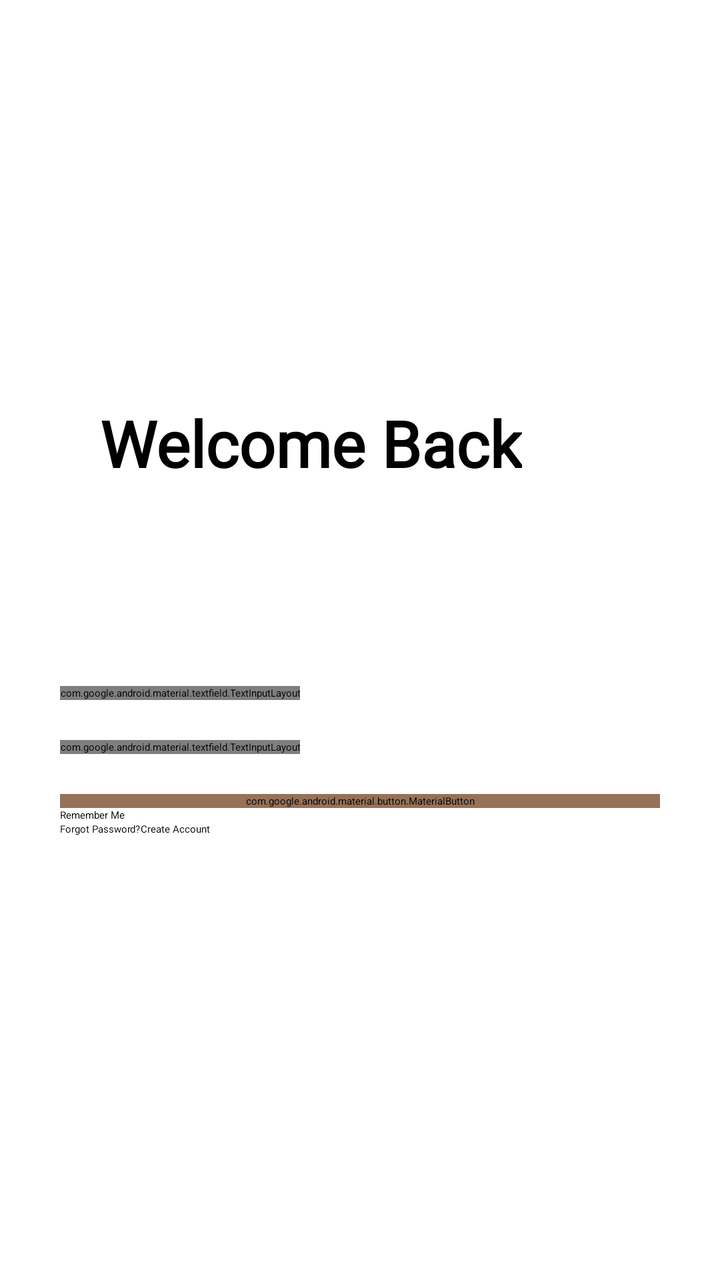
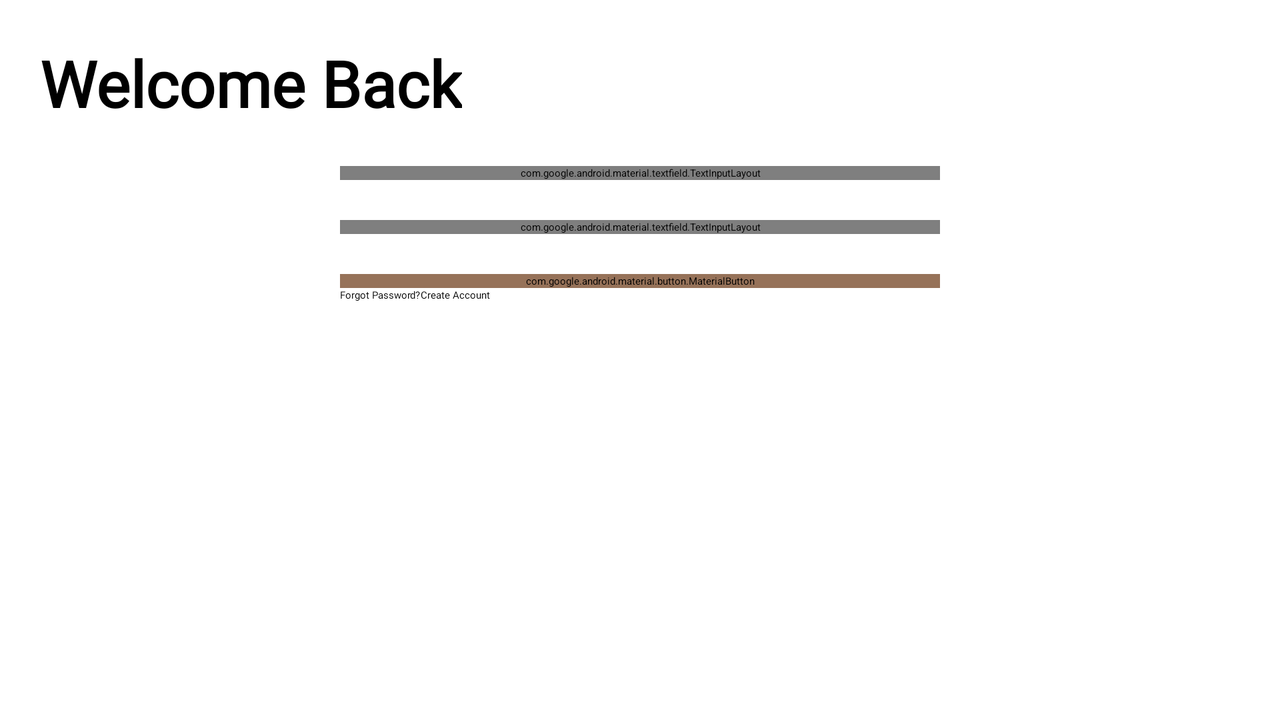

Compare how this app lays out the same screen by default and in its alternative resource folder. The renders come first, then the two layout files and the values they reference.
<!-- AndroidManifest.xml: application theme Theme.Coffeeshop -->
<!-- res/layout/activity_login.xml -->
<?xml version="1.0" encoding="utf-8"?>
<androidx.constraintlayout.widget.ConstraintLayout xmlns:android="http://schemas.android.com/apk/res/android"
    xmlns:app="http://schemas.android.com/apk/res-auto"
    xmlns:tools="http://schemas.android.com/tools"
    android:id="@+id/main"
    android:layout_width="match_parent"
    android:layout_height="match_parent"
    android:orientation="vertical"
    tools:context=".Common.Login">

    <ImageView
        android:id="@+id/imageView2"
        android:layout_width="0dp"
        android:layout_height="0dp"
        android:scaleType="centerCrop"
        app:layout_constraintBottom_toBottomOf="parent"
        app:layout_constraintEnd_toEndOf="parent"
        app:layout_constraintStart_toStartOf="parent"
        app:layout_constraintTop_toTopOf="parent"
        app:srcCompat="@drawable/login_bg" />

    <LinearLayout
        android:layout_width="wrap_content"
        android:layout_height="match_parent"
        android:orientation="vertical"
        app:layout_constraintBottom_toBottomOf="parent"
        app:layout_constraintEnd_toEndOf="parent"
        app:layout_constraintStart_toStartOf="parent"
        app:layout_constraintTop_toTopOf="parent">

        <TextView
            android:layout_width="wrap_content"
            android:layout_height="wrap_content"
            android:layout_marginLeft="20dp"
            android:layout_marginTop="200dp"
            android:fontFamily="@font/roboto"
            android:text="Welcome Back"
            android:textSize="32sp"
            android:textStyle="bold" />


        <RelativeLayout
            android:layout_width="wrap_content"
            android:layout_height="wrap_content"
            android:layout_gravity="center_horizontal"
            android:layout_marginTop="100dp"
            android:background="#00FFFFFF"
            android:gravity="center_horizontal">

            <com.google.android.material.textfield.TextInputLayout
                android:id="@+id/username"
                style="@style/textInputStyle"
                android:layout_width="wrap_content"
                android:layout_height="wrap_content"
                android:layout_marginBottom="20dp"
                android:hint="Username"
                app:boxBackgroundMode="outline"
                app:boxCornerRadiusBottomEnd="20dp"
                app:boxCornerRadiusBottomStart="20dp"
                app:boxCornerRadiusTopEnd="20dp"
                app:boxCornerRadiusTopStart="20dp">

                <com.google.android.material.textfield.TextInputEditText
                    android:id="@+id/usernameEdit"
                    android:layout_width="300dp"
                    android:layout_height="wrap_content"
                    android:elevation="2dp"
                    android:fontFamily="@font/roboto"
                    android:textColor="#000000" />


            </com.google.android.material.textfield.TextInputLayout>

            <com.google.android.material.textfield.TextInputLayout
                android:id="@+id/password"
                style="@style/textInputStyle"
                android:layout_width="wrap_content"
                android:layout_height="wrap_content"
                android:layout_below="@id/username"
                android:layout_marginBottom="20dp"
                android:hint="@string/password"
                app:boxBackgroundMode="outline"
                app:boxCornerRadiusBottomEnd="20dp"
                app:boxCornerRadiusBottomStart="20dp"
                app:boxCornerRadiusTopEnd="20dp"
                app:boxCornerRadiusTopStart="20dp"
                app:passwordToggleEnabled="true"
                app:passwordToggleTint="#FF4747">

                <com.google.android.material.textfield.TextInputEditText
                    android:id="@+id/passwordEdit"
                    android:layout_width="300dp"
                    android:layout_height="wrap_content"
                    android:elevation="2dp"
                    android:fontFamily="@font/roboto"
                    android:inputType="textPassword"
                    android:textColor="#000000" />


            </com.google.android.material.textfield.TextInputLayout>

            <com.google.android.material.button.MaterialButton
                android:id="@+id/buttonregister"
                style="@style/CustomButtonStyle3"
                android:layout_width="300dp"
                android:layout_height="wrap_content"
                android:layout_below="@id/password"
                android:layout_gravity="center_horizontal"
                android:layout_weight="1"
                android:elevation="8dp"
                android:fontFamily="@font/roboto"
                android:text="@string/login" />

            <CheckBox
                android:id="@+id/rememberMe"
                android:layout_width="wrap_content"
                android:layout_height="wrap_content"
                android:layout_below="@id/buttonregister"
                android:text="Remember Me" />

            <LinearLayout
                android:layout_width="wrap_content"
                android:layout_height="wrap_content"
                android:layout_below="@id/rememberMe">

                <Button
                    android:id="@+id/buttonforgot"
                    style="@style/CustomButtonStyle2"
                    android:layout_width="wrap_content"
                    android:layout_height="wrap_content"
                    android:fontFamily="@font/roboto"
                    android:text="@string/forgotPassword" />

                <Button
                    android:id="@+id/buttoncreateaccount"
                    style="@style/CustomButtonStyle2"
                    android:layout_width="wrap_content"
                    android:layout_height="wrap_content"
                    android:fontFamily="@font/roboto"
                    android:text="@string/createAccount" />

            </LinearLayout>

            <RelativeLayout
                android:id="@+id/loading_layout"
                android:layout_width="wrap_content"
                android:layout_height="wrap_content"
                android:layout_centerInParent="true"
                android:background="@drawable/white_circle"
                android:backgroundTint="@color/colorPrimary"
                android:padding="20dp">

                <ProgressBar
                    android:layout_width="30dp"
                    android:layout_height="30dp" />


            </RelativeLayout>

        </RelativeLayout>


    </LinearLayout>


</androidx.constraintlayout.widget.ConstraintLayout>
<!-- resources referenced by this layout -->
<resources>
  <color name="colorPrimary">#967259</color>
  <string name="createAccount">Create Account</string>
  <string name="forgotPassword">Forgot Password?</string>
  <string name="login">Login</string>
  <string name="password">Password</string>
  <style name="CustomButtonStyle2" parent="Widget.Material3.Button">
          <item name="android:textColor">@color/black</item>
          <item name="android:backgroundTint">#00FFFFFF</item>
      </style>
  <style name="CustomButtonStyle3" parent="Widget.Material3.Button">
          <item name="android:textColor">@color/black</item>
          <item name="android:backgroundTint">@color/colorPrimary</item>
      </style>
  <style name="textInputStyle" parent="Widget.MaterialComponents.TextInputLayout.OutlinedBox">
          <item name="boxBackgroundColor">@color/white</item>
  
      </style>
  <color name="black">#FF000000</color>
  <color name="white">#FFFFFFFF</color>
</resources>
<!-- res/layout-land/activity_login.xml (the repository's variant of the layout above) -->
<!-- drawn on the phone turned sideways -->
<?xml version="1.0" encoding="utf-8"?>
<androidx.constraintlayout.widget.ConstraintLayout xmlns:android="http://schemas.android.com/apk/res/android"
    xmlns:app="http://schemas.android.com/apk/res-auto"
    xmlns:tools="http://schemas.android.com/tools"
    android:id="@+id/main"
    android:layout_width="match_parent"
    android:layout_height="match_parent"
    android:orientation="vertical"
    tools:context=".Common.Login">

    <ImageView
        android:layout_width="0dp"
        android:layout_height="0dp"
        android:scaleType="centerCrop"
        android:src="@drawable/login_bg"
        app:layout_constraintBottom_toBottomOf="parent"
        app:layout_constraintEnd_toEndOf="parent"
        app:layout_constraintStart_toStartOf="parent"
        app:layout_constraintTop_toTopOf="parent" />

    <ScrollView
        android:id="@+id/scrollView2"
        android:layout_width="match_parent"
        android:layout_height="match_parent"
        app:layout_constraintBottom_toBottomOf="parent"
        app:layout_constraintEnd_toEndOf="parent"
        app:layout_constraintStart_toStartOf="parent"
        app:layout_constraintTop_toTopOf="parent">

        <RelativeLayout
            android:layout_width="match_parent"
            android:layout_height="wrap_content">


            <LinearLayout
                style="@style/bgOpacity"
                android:layout_width="match_parent"
                android:layout_height="match_parent"
                android:orientation="vertical"
                app:layout_constraintBottom_toBottomOf="parent"
                app:layout_constraintEnd_toEndOf="parent"
                app:layout_constraintStart_toStartOf="parent"
                app:layout_constraintTop_toTopOf="parent">

                <TextView
                    android:layout_width="wrap_content"
                    android:layout_height="wrap_content"
                    android:layout_marginLeft="20dp"
                    android:layout_marginTop="20dp"
                    android:fontFamily="@font/roboto"
                    android:text="Welcome Back"
                    android:textSize="32sp"
                    android:textStyle="bold" />

                <LinearLayout
                    android:layout_width="wrap_content"
                    android:layout_height="wrap_content"
                    android:layout_gravity="center_horizontal"
                    android:layout_marginTop="20dp"
                    android:background="#00FFFFFF"
                    android:orientation="vertical">

                    <com.google.android.material.textfield.TextInputLayout
                        style="@style/textInputStyle"
                        android:layout_width="match_parent"
                        android:layout_height="wrap_content"
                        android:layout_marginBottom="20dp"
                        android:hint="@string/email"
                        app:boxBackgroundMode="outline"
                        app:boxCornerRadiusBottomEnd="20dp"
                        app:boxCornerRadiusBottomStart="20dp"
                        app:boxCornerRadiusTopEnd="20dp"
                        app:boxCornerRadiusTopStart="20dp">

                        <com.google.android.material.textfield.TextInputEditText
                            android:id="@+id/username"
                            android:layout_width="300dp"
                            android:layout_height="wrap_content"
                            android:elevation="2dp"
                            android:fontFamily="@font/roboto"
                            android:textColor="#D3D3D3" />


                    </com.google.android.material.textfield.TextInputLayout>

                    <com.google.android.material.textfield.TextInputLayout
                        style="@style/textInputStyle"
                        android:layout_width="match_parent"
                        android:layout_height="wrap_content"
                        android:layout_marginBottom="20dp"
                        android:hint="@string/password"
                        app:boxBackgroundMode="outline"
                        app:boxCornerRadiusBottomEnd="20dp"
                        app:boxCornerRadiusBottomStart="20dp"
                        app:boxCornerRadiusTopEnd="20dp"
                        app:boxCornerRadiusTopStart="20dp"
                        app:passwordToggleEnabled="true"
                        app:passwordToggleTint="#FF4747">

                        <com.google.android.material.textfield.TextInputEditText
                            android:id="@+id/password"
                            android:layout_width="300dp"
                            android:layout_height="wrap_content"
                            android:elevation="2dp"
                            android:fontFamily="@font/roboto"
                            android:inputType="textPassword" />


                    </com.google.android.material.textfield.TextInputLayout>

                    <com.google.android.material.button.MaterialButton
                        android:id="@+id/buttonregister"
                        style="@style/CustomButtonStyle3"
                        android:layout_width="300dp"
                        android:layout_height="wrap_content"
                        android:layout_gravity="center_horizontal"
                        android:layout_weight="1"
                        android:elevation="8dp"
                        android:fontFamily="@font/roboto"
                        android:text="@string/login" />

                    <LinearLayout
                        android:layout_width="wrap_content"
                        android:layout_height="wrap_content">

                        <Button
                            android:id="@+id/buttonforgot"
                            style="@style/CustomButtonStyle2"
                            android:layout_width="wrap_content"
                            android:layout_height="wrap_content"
                            android:fontFamily="@font/roboto"
                            android:text="@string/forgotPassword" />

                        <Button
                            android:id="@+id/buttoncreateaccount"
                            style="@style/CustomButtonStyle2"
                            android:layout_width="wrap_content"
                            android:layout_height="wrap_content"
                            android:fontFamily="@font/roboto"
                            android:text="@string/createAccount" />

                    </LinearLayout>

                </LinearLayout>
            </LinearLayout>


        </RelativeLayout>

    </ScrollView>




</androidx.constraintlayout.widget.ConstraintLayout>
<!-- resources referenced by the variant -->
<!-- as the phone turned sideways resolves them -->
<resources>
  <string name="createAccount">Create Account</string>
  <string name="email">Email</string>
  <string name="forgotPassword">Forgot Password?</string>
  <string name="login">Login</string>
  <string name="password">Password</string>
  <style name="CustomButtonStyle2" parent="Widget.Material3.Button">
          <item name="android:textColor">@color/black</item>
          <item name="android:backgroundTint">#00FFFFFF</item>
      </style>
  <style name="CustomButtonStyle3" parent="Widget.Material3.Button">
          <item name="android:textColor">@color/black</item>
          <item name="android:backgroundTint">@color/colorPrimary</item>
      </style>
  <style name="bgOpacity">
          <item name="android:background">#00FFFFFF</item>
      </style>
  <style name="textInputStyle" parent="Widget.MaterialComponents.TextInputLayout.OutlinedBox">
          <item name="boxBackgroundColor">@color/white</item>
  
      </style>
  <color name="black">#FF000000</color>
  <color name="colorPrimary">#967259</color>
  <color name="white">#FFFFFFFF</color>
</resources>
